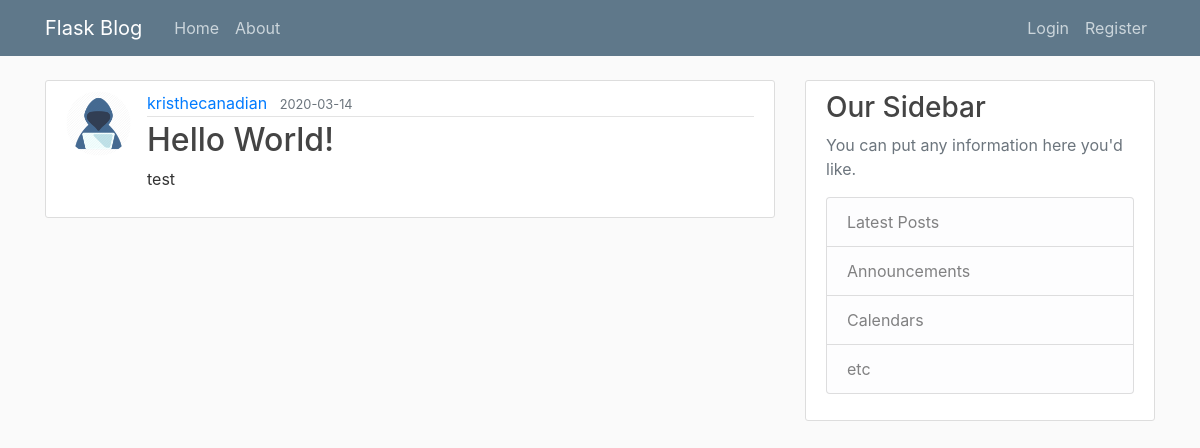
/post/1, run on the app's committed database.
### app/models.py (models this page shows, shortened)
class User(db.Model, UserMixin):
    id = db.Column(db.Integer, primary_key=True)
    username = db.Column(db.String(20), unique=True, nullable=False)
    email = db.Column(db.String(120), unique=True, nullable=False)
    image_file = db.Column(db.String(20), nullable=False, default='userimage.png')
    password = db.Column(db.String(60), nullable=False)
    posts = db.relationship('Post', backref='author', lazy=True)

class Post(db.Model):
    id = db.Column(db.Integer, primary_key=True)
    title = db.Column(db.String(100), nullable=False)
    date_posted = db.Column(db.DateTime, nullable=False, default=datetime.utcnow)
    content = db.Column(db.Text, nullable=False)
    user_id = db.Column(db.Integer, db.ForeignKey('user.id'), nullable=False)

### app/posts/routes.py (the view)
@posts.route("/post/<int:post_id>")  # expecting an integer
def post(post_id):
    post = Post.query.get_or_404(post_id)
    return render_template('post.html', title=post.title, post=post)

### app/templates/post.html (shortened to what this page needs)
{% extends 'base.html' %}
{% block content %}
    <article class="media content-section">
        <img class="rounded-circle article-img"
             src="{{ url_for('static', filename='profile_pics/' + post.author.image_file) }}" alt="profile picture">
        <div class="media-body">
            <div class="article-metadata">
                <a class="mr-2" href="{{ url_for('users.user_posts', username=post.author.username) }}">{{ post.author.username }}</a>
                <small class="text-muted">{{ post.date_posted.strftime('%Y-%m-%d') }}</small>
            </div>
            <h2 class="article-title">{{ post.title }}</h2>
            <p class="article-content">{{ post.content }}</p>
        </div>
    </article>
{% endblock %}

### app/static/main.css (style rules this page uses)
body { background: #fafafa; color: #333333; margin-top: 5rem; }
h1, h2, h3, h4, h5, h6 { color: #444444; }
.content-section { background: #ffffff; padding: 10px 20px; border: 1px solid #dddddd; border-radius: 3px; margin-bottom: 20px; }
.article-title { color: #444444; }
.article-content { white-space: pre-line; }
.article-img { height: 65px; width: 65px; margin-right: 16px; }
.article-metadata { padding-bottom: 1px; margin-bottom: 4px; border-bottom: 1px solid #e3e3e3 }

### data on the page
User: image_file (picture), author.username "kristhecanadian"
Post: date_posted "2020-03-14", title "Hello World!", content "test"
